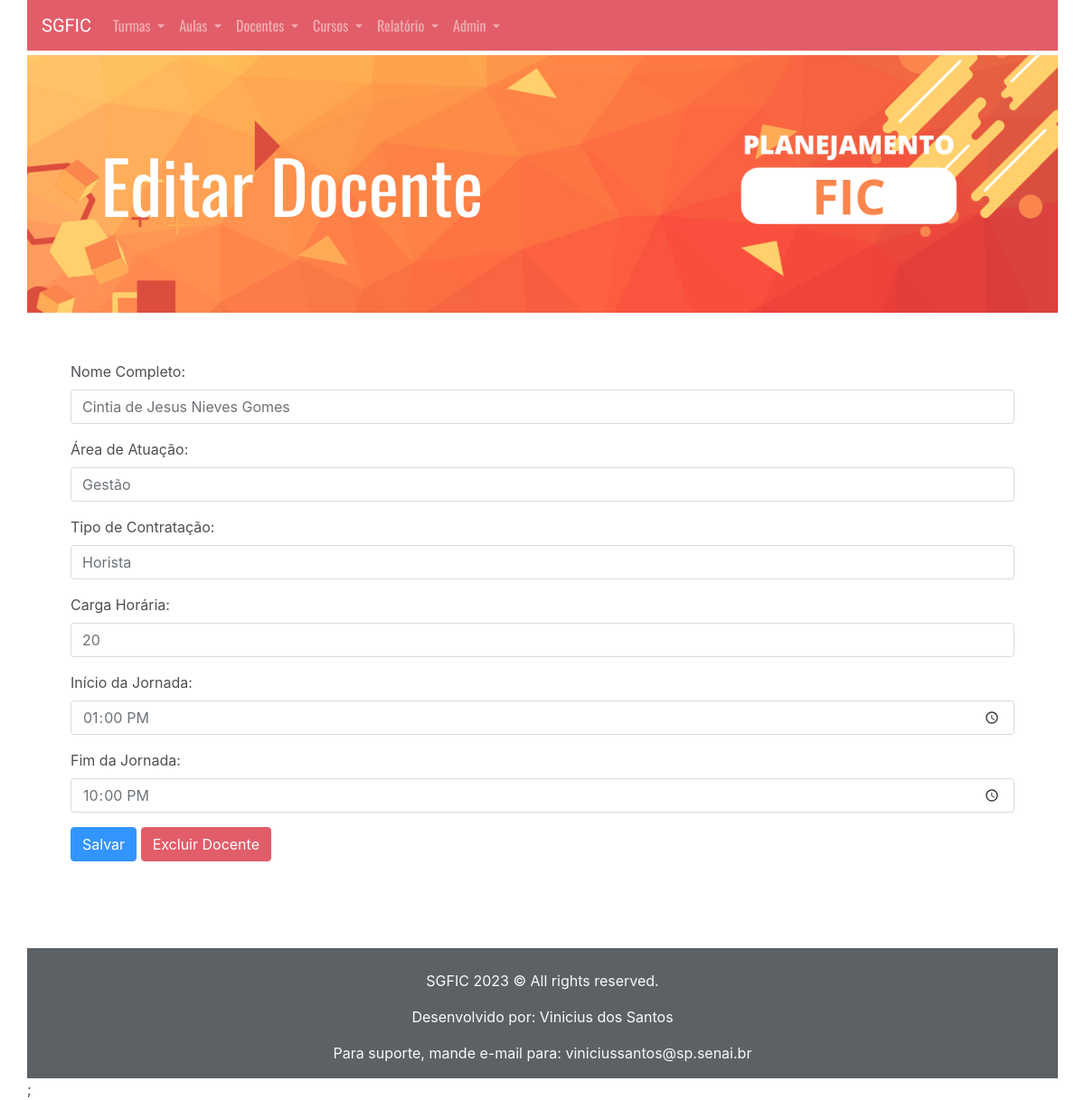
Screenshot of /View/editarDocente.php?nif=3 with the database file from the repository.
### tables this page shows
CREATE TABLE Docente (
    nif INT PRIMARY KEY,
    NomeCompleto VARCHAR(100),
    areaDeAtuacao VARCHAR(50),
    tipoDeContratacao VARCHAR(20),
    cargaHoraria INT,
    inicioDaJornada TIME,
    fimDaJornada TIME
);

### Model/docente.php (called while the page is built, shortened)
<?php include_once __DIR__ . '/../Database/dbConnect.php';
class Docente
{
    private $NomeCompleto;
    private $areaDeAtuacao;
    private $tipoDeContratacao;
    private $cargaHoraria;
    private $inicioDaJornada;
    private $fimDaJornada;
    public static function buscarPorNif($nif)
    {
        $conn = Connect::getConnection();
        $sqlBuscar = "SELECT * FROM Docente WHERE nif = ?";
        $stmt = $conn->prepare($sqlBuscar);
        $stmt->bind_param("s", $nif);
        $stmt->execute();
        $result = $stmt->get_result();
        $docente = null;
        if ($row = $result->fetch_assoc()) {
            $docente = new Docente();
            $docente->setNif($row['nif']);
            $docente->setNomeCompleto($row['NomeCompleto']);
            $docente->setAreaDeAtuacao($row['areaDeAtuacao']);
            $docente->setTipoDeContratacao($row['tipoDeContratacao']);
            $docente->setCargaHoraria($row['cargaHoraria']);
            $docente->setInicioDaJornada($row['inicioDaJornada']);
            $docente->setFimDaJornada($row['fimDaJornada']);
        }
        return $docente;
    }
    public function setNomeCompleto($NomeCompleto)
    {
        $this->NomeCompleto = $NomeCompleto;
    }
    public function getNomeCompleto()
    {
        return $this->NomeCompleto;
    }
    public function setAreaDeAtuacao($areaDeAtuacao)
    {
        $this->areaDeAtuacao = $areaDeAtuacao;
    }
    public function getAreaDeAtuacao()
    {
        return $this->areaDeAtuacao;
    }
    public function setTipoDeContratacao($tipoDeContratacao)
    {
        $this->tipoDeContratacao = $tipoDeContratacao;
    }
    public function getTipoDeContratacao()
    {
        return $this->tipoDeContratacao;
    }
    public function setCargaHoraria($cargaHoraria)
    {
        $this->cargaHoraria = $cargaHoraria;
    }
    public function getCargaHoraria()
    {
        return $this->cargaHoraria;
    }
    public function setInicioDaJornada($inicioDaJornada)
    {
        $this->inicioDaJornada = $inicioDaJornada;
    }
    public function getInicioDaJornada()
    {
        return $this->inicioDaJornada;
    }
    public function setFimDaJornada($fimDaJornada)
    {
        $this->fimDaJornada = $fimDaJornada;
    }
    public function getFimDaJornada()
    {
        return $this->fimDaJornada;
    }
}

### View/editarDocente.php (the view, shortened to what this page needs)
<?php
include_once '../Model/Docente.php';
if (isset($_GET['nif'])) {
    $nif = $_GET['nif'];
    $docente = Docente::buscarPorNif($nif);
} else {
    header("Location: docentes.php");
    exit;
}
?>
<!DOCTYPE html>
<html lang="en">
<?php include_once '../sharedComponents/head.php'; ?>
<?php include_once '../sharedComponents/navbar.php'; ?>
<?php include_once '../sharedComponents/header.php'; ?>
<body class="container pl-0 pr-0">
    <div class="container container pl-5 pr-5 pb-5 mt-5">
        <form method="POST" action="editarDocente.php">
            <div class="form-group">
                <label for="nome_completo">Nome Completo:</label>
                <input type="text" class="form-control" id="nome_completo" name="nome_completo" value="<?php echo $docente->getNomeCompleto(); ?>" required>
            </div>
            <div class="form-group">
                <label for="area_de_atuacao">Área de Atuação:</label>
                <input type="text" class="form-control" id="area_de_atuacao" name="area_de_atuacao" value="<?php echo $docente->getAreaDeAtuacao(); ?>" required>
            </div>
            <div class="form-group">
                <label for="tipo_de_contratacao">Tipo de Contratação:</label>
                <input type="text" class="form-control" id="tipo_de_contratacao" name="tipo_de_contratacao" value="<?php echo $docente->getTipoDeContratacao(); ?>" required>
            </div>
            <div class="form-group">
                <label for="carga_horaria">Carga Horária:</label>
                <input type="number" class="form-control" id="carga_horaria" name="carga_horaria" value="<?php echo $docente->getCargaHoraria(); ?>" required>
            </div>
            <div class="form-group">
                <label for="inicio_da_jornada">Início da Jornada:</label>
                <input type="time" class="form-control" id="inicio_da_jornada" name="inicio_da_jornada" value="<?php echo $docente->getInicioDaJornada(); ?>" required>
            </div>
            <div class="form-group">
                <label for="fim_da_jornada">Fim da Jornada:</label>
                <input type="time" class="form-control" id="fim_da_jornada" name="fim_da_jornada" value="<?php echo $docente->getFimDaJornada(); ?>" required>
            </div>
            <button type="submit" class="btn btn-primary">Salvar</button>
            <button type="button" class="btn btn-danger" data-toggle="modal" data-target="#confirmDeleteModal">
                Excluir Docente
            </button>
        </form>
    </div>
</body>
<?php require_once '../sharedComponents/footer.php' ?>;
</html>

### View/CSS/style.css (style rules this page uses)
html { background-color: #ffffff; opacity: 0.8; background-size: 10px 10px; }
body { background-color: white; }

### rows the page displays
docente: nome_completo "Cintia de Jesus Nieves Gomes", area_de_atuacao "Gestão", tipo_de_contratacao "Horista", carga_horaria "20", inicio_da_jornada "13:00:00", fim_da_jornada "22:00:00"

### other values shown
$nome_pagina "Editar Docente"
